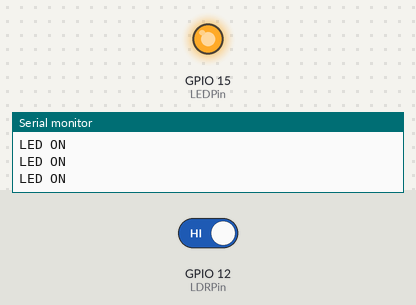
The sketch below on a simulated ESP32. Parts: output pins drawn as LEDs (lit = HIGH), the last lines printed to the serial monitor. The test bench sets the inputs (shaded band); at power-on: GPIO 12 (LDRPin) HIGH.

Above: at 1.2 s.
1.3 s: GPIO 12 (LDRPin) driven LOW
At 2.4 s:
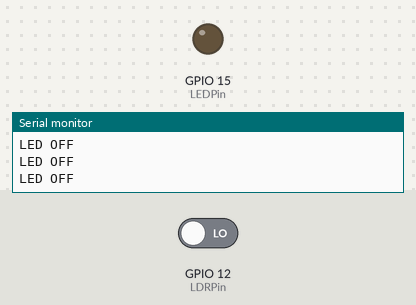
2.8 s: GPIO 12 (LDRPin) driven HIGH
At 3.5 s:
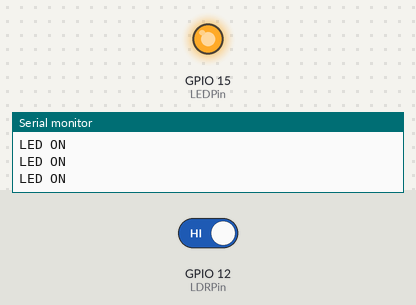
Timing chart, 0 to 5.8 s (numbered marks = the images above; inputs shaded):
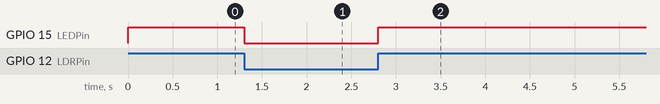

Measured:
- after the input at 1.3 s, GPIO 15 (LEDPin): HIGH → LOW at once
- after the input at 2.8 s, GPIO 15 (LEDPin): LOW → HIGH at once

The sketch:

esp32-ldr-led.ino
```cpp
//A simple program to control LED using ESP32 based on LDR sensor digital reading

//Defining the pins used for LED and LDR Sensor
#define LDRPin 12
#define LEDPin 15

//Setting things up
void setup() {
  //Initialize serial communication
  Serial.begin(115200);
  //Setting pinMode of LED pin and LDR pin
  pinMode(LDRPin, INPUT);
  pinMode(LEDPin, OUTPUT);
}

//The main program
void loop() {
  //If the digital reading of LDR is equal to zero, then:
  if(digitalRead(LDRPin) == 0) {
    //The serial monitor will print out LED OFF
    Serial.println("LED OFF");
    //LED will turned off
    digitalWrite(LEDPin, LOW);
  }
  //Else (if the digital reading of LDR is some other values (in this case 1), then:
  else {
    //The serial monitor will print out LED ON
    Serial.println("LED ON");
    //LED will turn on
    digitalWrite(LEDPin, HIGH);
  }
  //The delay between each loop cycle is 100 miliseconds
  delay(100); // this speeds up the simulation
}
```
